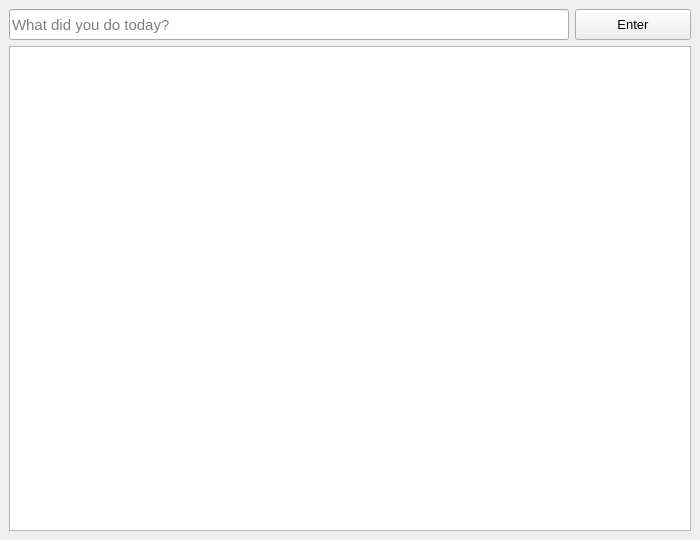
<?xml version="1.0" encoding="UTF-8"?>
<ui version="4.0">
 <class>MainWindow</class>
 <widget class="QMainWindow" name="MainWindow">
  <property name="geometry">
   <rect>
    <x>0</x>
    <y>0</y>
    <width>700</width>
    <height>540</height>
   </rect>
  </property>
  <property name="windowTitle">
   <string>Activity log</string>
  </property>
  <property name="windowIcon">
   <iconset theme="QIcon::ThemeIcon::AddressBookNew"/>
  </property>
  <widget class="QWidget" name="centralwidget">
   <layout class="QVBoxLayout" name="verticalLayout">
    <item>
     <layout class="QHBoxLayout" name="horizontalLayout">
      <item>
       <widget class="QLineEdit" name="lineEdit">
        <property name="sizePolicy">
         <sizepolicy hsizetype="Expanding" vsizetype="Preferred">
          <horstretch>0</horstretch>
          <verstretch>0</verstretch>
         </sizepolicy>
        </property>
        <property name="minimumSize">
         <size>
          <width>219</width>
          <height>31</height>
         </size>
        </property>
        <property name="font">
         <font>
          <pointsize>11</pointsize>
         </font>
        </property>
        <property name="placeholderText">
         <string>What did you do today?</string>
        </property>
       </widget>
      </item>
      <item>
       <widget class="QPushButton" name="pushButton">
        <property name="sizePolicy">
         <sizepolicy hsizetype="Preferred" vsizetype="Preferred">
          <horstretch>0</horstretch>
          <verstretch>0</verstretch>
         </sizepolicy>
        </property>
        <property name="minimumSize">
         <size>
          <width>116</width>
          <height>31</height>
         </size>
        </property>
        <property name="font">
         <font>
          <pointsize>10</pointsize>
         </font>
        </property>
        <property name="text">
         <string>Enter</string>
        </property>
        <property name="autoDefault">
         <bool>false</bool>
        </property>
        <property name="default">
         <bool>false</bool>
        </property>
       </widget>
      </item>
     </layout>
    </item>
    <item>
     <widget class="QListView" name="listView">
      <property name="font">
       <font>
        <pointsize>11</pointsize>
       </font>
      </property>
     </widget>
    </item>
   </layout>
  </widget>
 </widget>
 <resources/>
 <connections/>
</ui>
